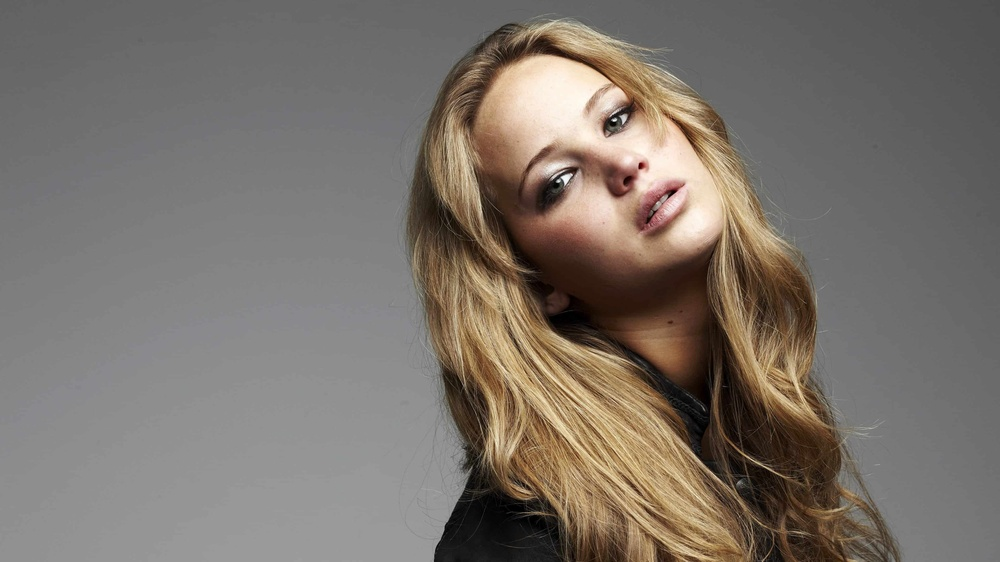
#> input picture a1images/jeniffer.jpg, 1000 x 562 px, shrunk from 3840 x 2160 before the run
$ python task6.py
#> lines starting #> are read from the running program, lines starting #| are printed output that depends on the picture; after the words box and inside, x2 and y2 are one past the last pixel; in counts of white or black regions, pixels touching at a corner belong together
import cv2 as cv
import numpy as np
import matplotlib.pyplot as plt
import os


def my_hist_equalization(img, cdf):
    L = 256
    num_pixels = cdf[-1]
    t = np.array([(L - 1) / num_pixels * cdf[k] for k in range(L)]).astype("uint8")

    result = t[img]
    return result


# Load image
img_bgr = cv.imread("a1images/jeniffer.jpg")
#> img_bgr is the input picture: shape (562, 1000, 3); mean B, G, R 106.8, 114.3, 122.3

# Convert to HSV and split channels
img_hsv = cv.cvtColor(img_bgr, cv.COLOR_BGR2HSV)
#> img_hsv: shape (562, 1000, 3); mean H, S, V 10.7, 35.6, 122.4
h, s, v = cv.split(img_hsv)
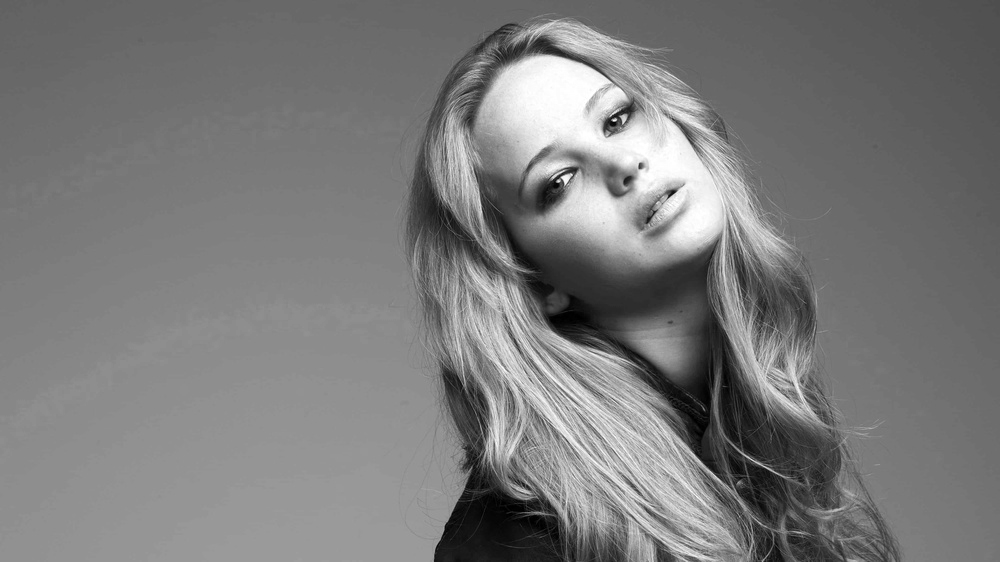
#> v: shape (562, 1000); min 0, max 255, mean 122.4

# Create mask using Saturation channel
_, mask = cv.threshold(s, 12, 255, cv.THRESH_BINARY)
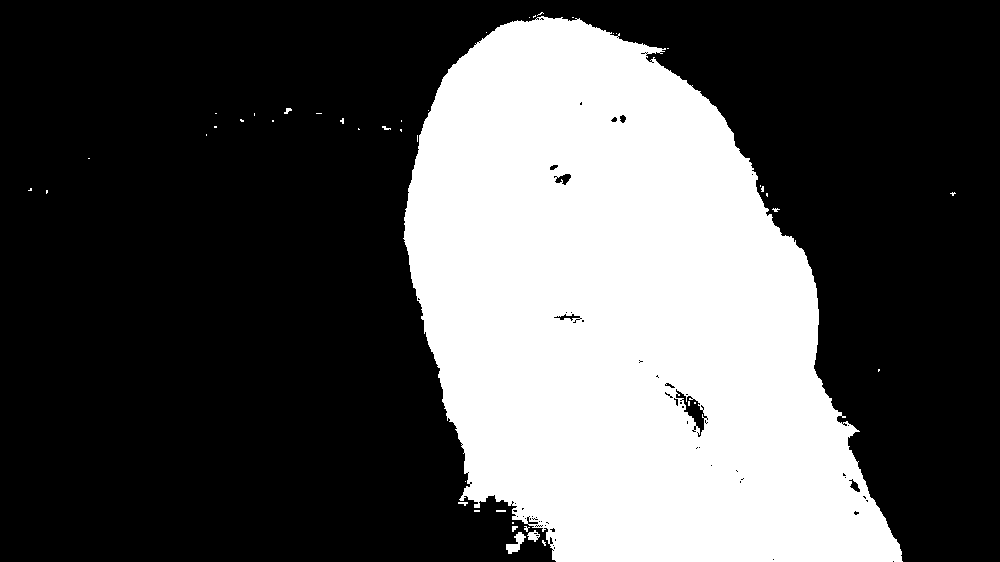
#> mask: shape (562, 1000); 33.1% white; 45 white regions (37 under 20 px), largest, box (x1, y1, x2, y2) and area: (403, 16, 903, 562) 185483, (506, 532, 526, 554) 200, (527, 530, 540, 542) 87

# Extract foreground
foreground = cv.bitwise_and(img_bgr, img_bgr, mask=mask)

foreground_hsv = cv.cvtColor(foreground, cv.COLOR_BGR2HSV)
#> foreground_hsv: shape (562, 1000, 3); mean H, S, V 5.2, 35.3, 42.5
H_fg, S_fg, V_fg = cv.split(foreground_hsv)
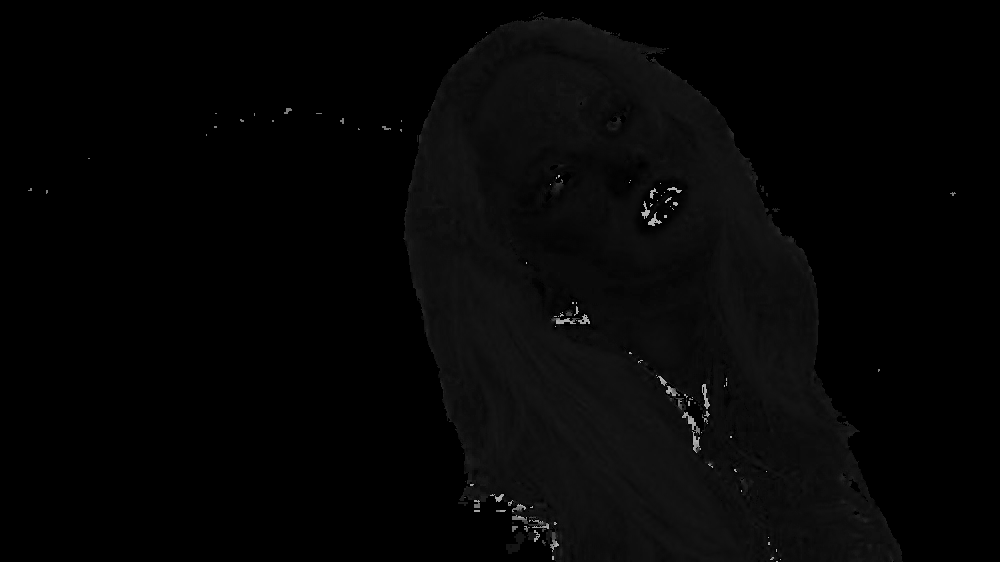
#> H_fg: shape (562, 1000); min 0, max 179, mean 5.2
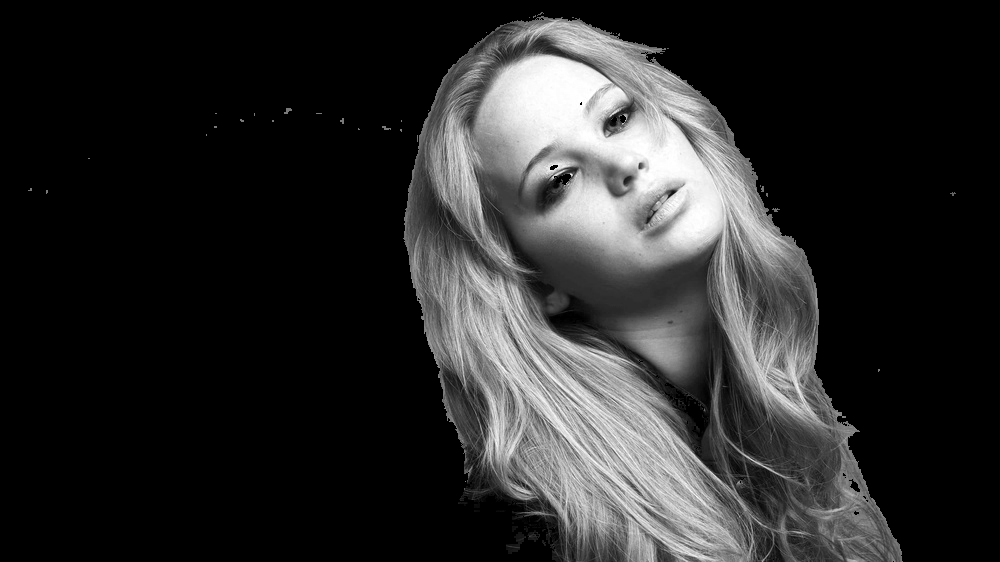
#> V_fg: shape (562, 1000); min 0, max 255, mean 42.5

hist = cv.calcHist([V_fg], [0], mask, [256], [0, 256])
#> hist = 256 values, max 1554 at index 48, min 0 at index 0, mean 727
x_positions = np.arange(len(hist))
#> x_positions = 256 values from 0 to 255

cdf = hist.cumsum()
#> cdf = 256 values from 0 to 186114

# Equalize only the foreground
v_eq = my_hist_equalization(V_fg, cdf)
#> in my_hist_equalization, `num_pixels = cdf[-1]`: num_pixels = 186114
#> in my_hist_equalization, `t = np.array([(L - 1) / num_pixels * cdf[k] for k in range(L)]).astype..`: t = 256 values from 0 to 255
hist_eq = cv.calcHist([v_eq], [0], mask, [256], [0, 256])
#> hist_eq = 256 values, max 1554 at index 32, min 0 at index 24, mean 727
x_positions_eq = np.arange(len(hist_eq))
#> x_positions_eq = 256 values from 0 to 255

# Merge back channels
hsv_eq = cv.merge([H_fg, S_fg, v_eq])
#> hsv_eq: shape (562, 1000, 3); mean H, S, V 5.2, 35.3, 42.2
modified_fg = cv.cvtColor(hsv_eq, cv.COLOR_HSV2BGR)

background = cv.bitwise_and(img_bgr, img_bgr, mask=cv.bitwise_not(mask))
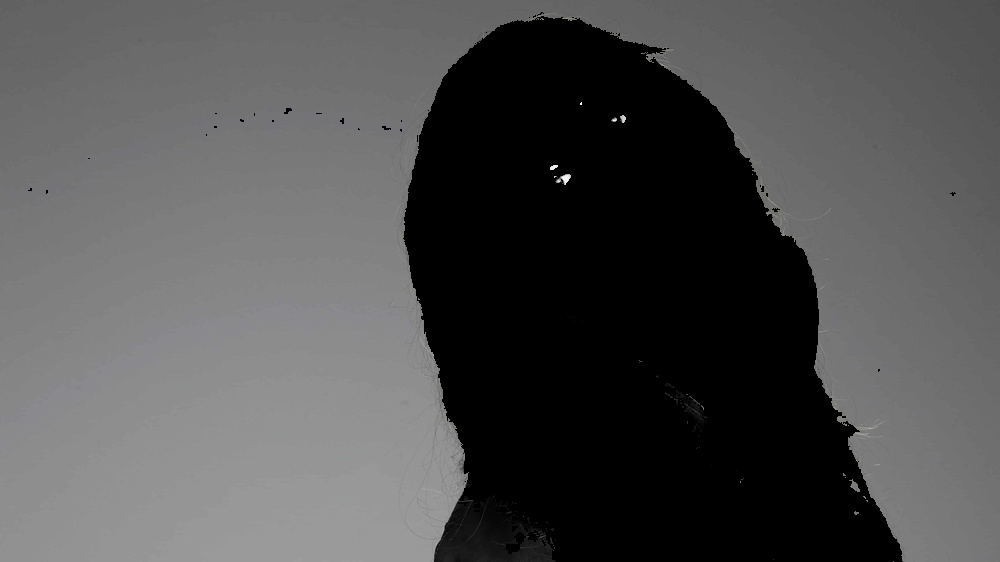
#> background: shape (562, 1000, 3); mean B, G, R 79.8, 79.7, 79.7
final_img_bgr = cv.add(cv.cvtColor(background, cv.COLOR_BGR2RGB), modified_fg)
# Save results
save_dir = "task6"
os.makedirs(save_dir, exist_ok=True)

# 1. HSV planes subplot
fig, axes = plt.subplots(1, 3, figsize=(12, 4))
axes[0].imshow(h, cmap="gray")
axes[0].set_title("Hue")
axes[0].axis("off")

axes[1].imshow(s, cmap="gray")
axes[1].set_title("Saturation")
axes[1].axis("off")

axes[2].imshow(v, cmap="gray")
axes[2].set_title("Value")
axes[2].axis("off")

plt.tight_layout()
plt.savefig(os.path.join(save_dir, "1_hsv_planes.png"), dpi=300, bbox_inches="tight")
plt.close()

# 2. Mask
plt.imshow(mask, cmap="gray")
plt.title("Foreground Mask")
plt.axis("off")
plt.savefig(os.path.join(save_dir, "2_mask.png"), dpi=300, bbox_inches="tight")
plt.close()

# 3. Foreground extracted
plt.imshow(cv.cvtColor(foreground, cv.COLOR_BGR2RGB))
plt.title("Extracted Foreground (Value Channel)")
plt.axis("off")
plt.savefig(os.path.join(save_dir, "3_foreground.png"), dpi=300, bbox_inches="tight")
plt.close()

# 4. Original image
plt.imshow(cv.cvtColor(img_bgr, cv.COLOR_BGR2RGB))
plt.title("Original Image")
plt.axis("off")
plt.savefig(os.path.join(save_dir, "4_original.png"), dpi=300, bbox_inches="tight")
plt.close()

# 5. Final equalized image
plt.imshow(cv.cvtColor(final_img_bgr, cv.COLOR_BGR2RGB))
plt.title("Equalized Foreground")
plt.axis("off")
plt.savefig(os.path.join(save_dir, "5_result.png"), dpi=300, bbox_inches="tight")
plt.close()

# 6. Plot the histogram
plt.figure(figsize=(8, 4))
plt.bar(x_positions, hist.flatten(), color="black", width=1.0)
plt.title("Histogram of V Channel (Foreground)")
plt.xlabel("Pixel Intensity")
plt.ylabel("Frequency")
plt.xlim([0, 256])
plt.grid()
plt.savefig(os.path.join(save_dir, "6_histogram.png"), dpi=300, bbox_inches="tight")
#> figure, not shown here; tallest bar 1554 high, from x = 47.5 to 48.5
plt.close()

# 7. Plot the CDF
plt.figure(figsize=(8, 4))
plt.plot(cdf, color="black")
plt.title("CDF of V Channel (Foreground)")
plt.xlabel("Pixel Intensity")
plt.ylabel("Cumulative Frequency")
plt.xlim([0, 256])
plt.grid()
plt.savefig(os.path.join(save_dir, "7_cdf.png"), dpi=300, bbox_inches="tight")
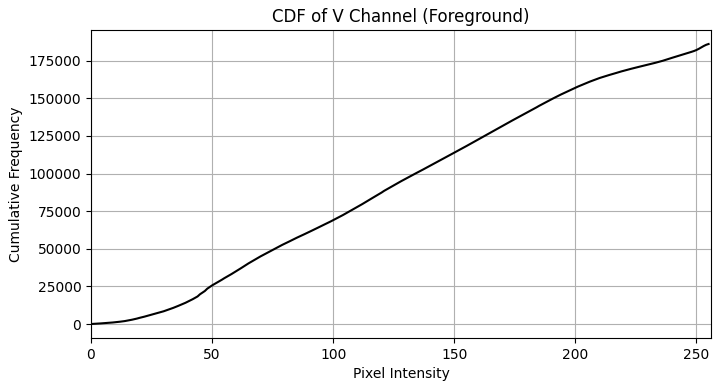
#> figure drawn by matplotlib, 1 panel; curve peaks at x = 255, y = 186114
plt.close()

# 8. Plot the histogram equalized result
plt.figure(figsize=(8, 4))
plt.bar(x_positions_eq, hist_eq.flatten(), color="black", width=1.0)
plt.title("Histogram of V Channel (Foreground) - Equalized")
plt.xlabel("Pixel Intensity")
plt.ylabel("Frequency")
plt.xlim([0, 256])
plt.grid()
plt.savefig(os.path.join(save_dir, "8_histogram_eq.png"), dpi=300, bbox_inches="tight")
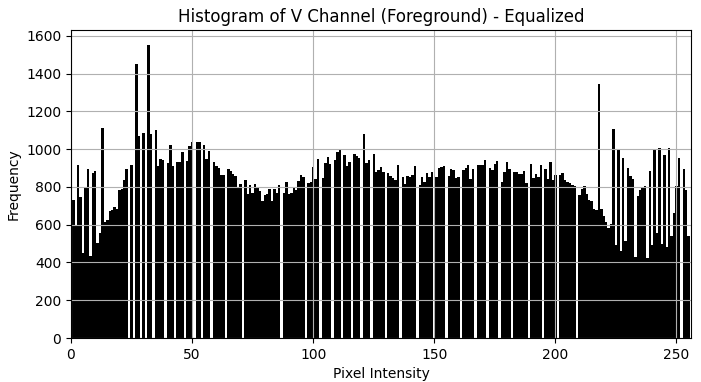
#> figure drawn by matplotlib, 1 panel; tallest bar 1554 high, from x = 31.5 to 32.5
plt.close()

$ run again, with a1images/daisy.jpg copied over a1images/jeniffer.jpg
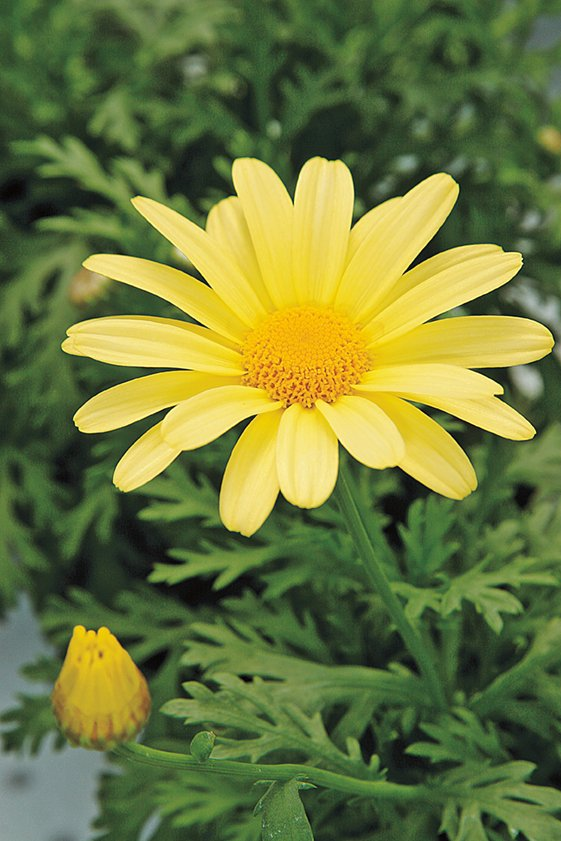
#> input picture a1images/daisy.jpg, 561 x 841 px
#> img_bgr is the input picture: shape (841, 561, 3); mean B, G, R 60.7, 120.3, 108.5
#> img_hsv: shape (841, 561, 3); mean H, S, V 45.8, 119.6, 126.6
#> `_, mask = cv.threshold(s, 12, 255, cv.THRESH_BINARY)`:
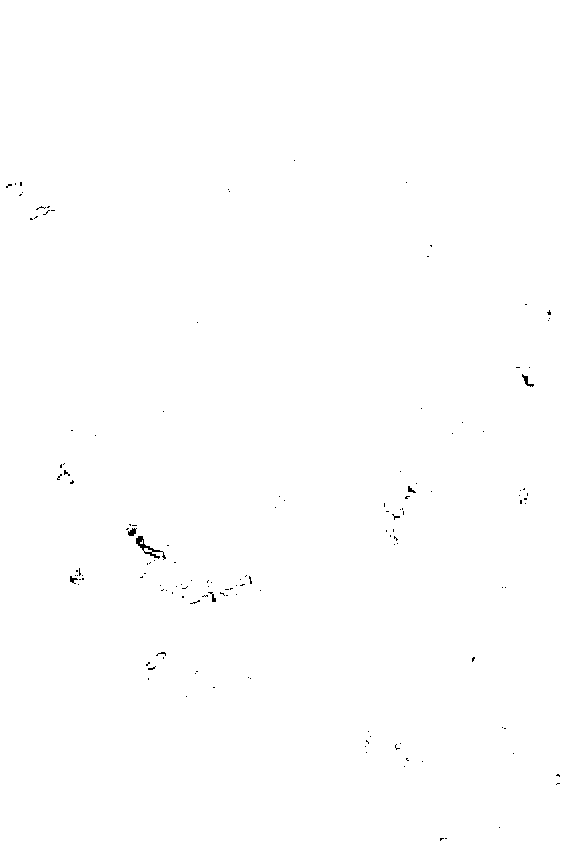
#> mask: shape (841, 561); 99.8% white; black in thin lines or dots, all inside (x1, y1, x2, y2) = (6, 160, 560, 841)
#> foreground_hsv: shape (841, 561, 3); mean H, S, V 45.8, 119.6, 126.5
#> hist = 256 values, max 6112 at index 242, min 0 at index 0, mean 1839.6
#> x_positions = 256 values from 0 to 255
#> cdf = 256 values from 0 to 470946
#> num_pixels = 470946
#> t = 256 values from 0 to 255
#> hist_eq = 256 values, max 6112 at index 235, min 0 at index 17, mean 1839.6
#> x_positions_eq = 256 values from 0 to 255
#> hsv_eq: shape (841, 561, 3); mean H, S, V 45.8, 119.6, 127.6
#> `plt.savefig(os.path.join(save_dir, "8_histogram_eq.png"), dpi=300, bbo..`:
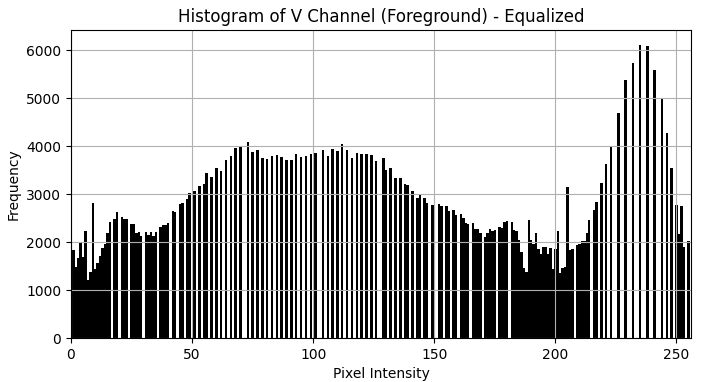
#> figure drawn by matplotlib, 1 panel; tallest bar 6112 high, from x = 234.5 to 235.5

$ run again, with a1images/emma.jpg copied over a1images/jeniffer.jpg
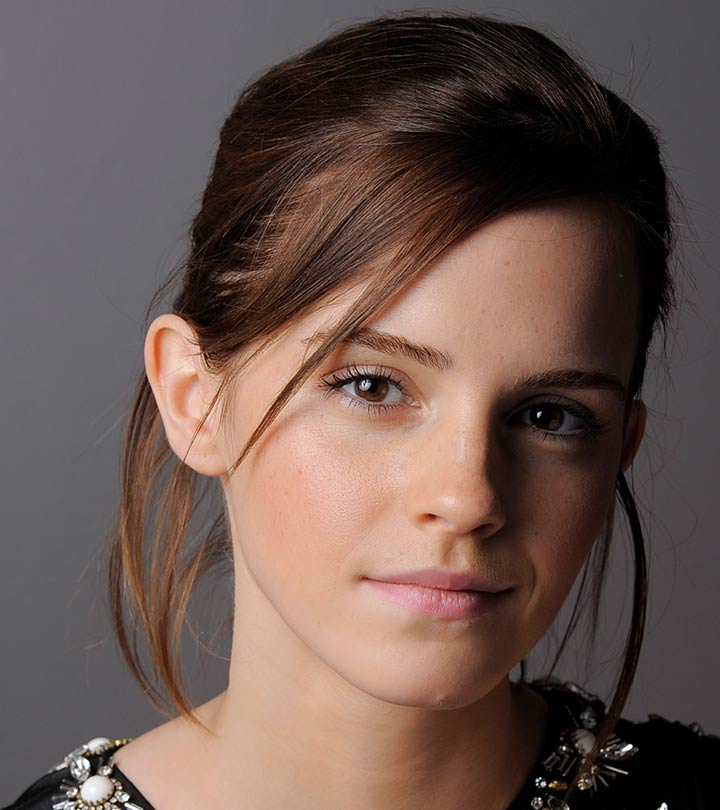
#> input picture a1images/emma.jpg, 720 x 810 px
#> img_bgr is the input picture: shape (810, 720, 3); mean B, G, R 80.1, 87.4, 106.8
#> img_hsv: shape (810, 720, 3); mean H, S, V 54.8, 73.4, 107.5
#> `_, mask = cv.threshold(s, 12, 255, cv.THRESH_BINARY)`:
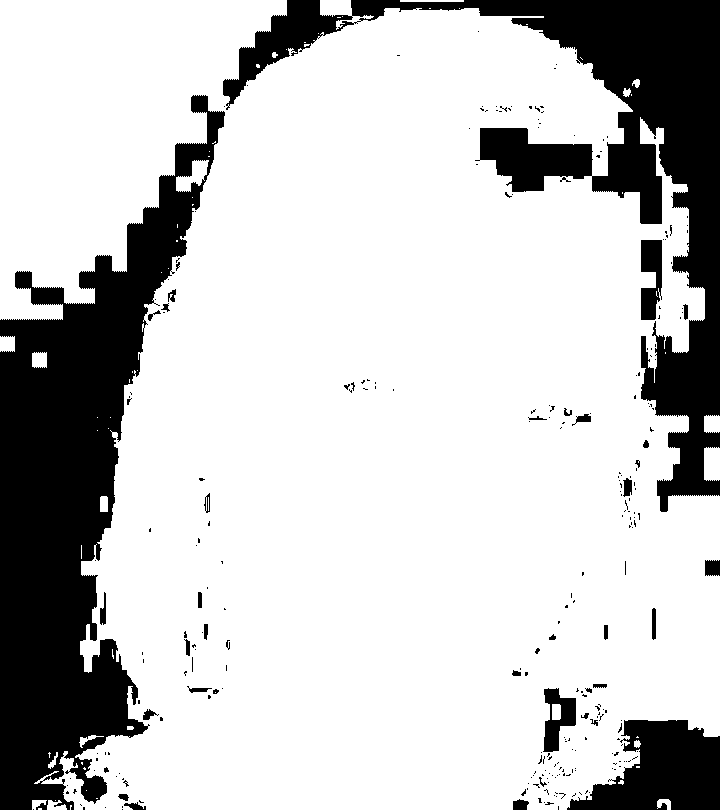
#> mask: shape (810, 720); 78.1% white; 275 black regions (235 under 20 px), largest, box (x1, y1, x2, y2) and area: (0, 95, 225, 810) 64482, (223, 0, 720, 512) 48869, (567, 720, 720, 810) 8864
#> foreground_hsv: shape (810, 720, 3); mean H, S, V 31.8, 72.3, 90.1
#> hist = 256 values, max 12584 at index 115, min 0 at index 0, mean 1778.9
#> x_positions = 256 values from 0 to 255
#> cdf = 256 values from 0 to 455388
#> num_pixels = 455388
#> t = 256 values from 0 to 255
#> hist_eq = 256 values, max 12584 at index 155, min 0 at index 0, mean 1778.9
#> x_positions_eq = 256 values from 0 to 255
#> hsv_eq: shape (810, 720, 3); mean H, S, V 31.8, 72.3, 99.9
#> `plt.savefig(os.path.join(save_dir, "8_histogram_eq.png"), dpi=300, bbo..`:
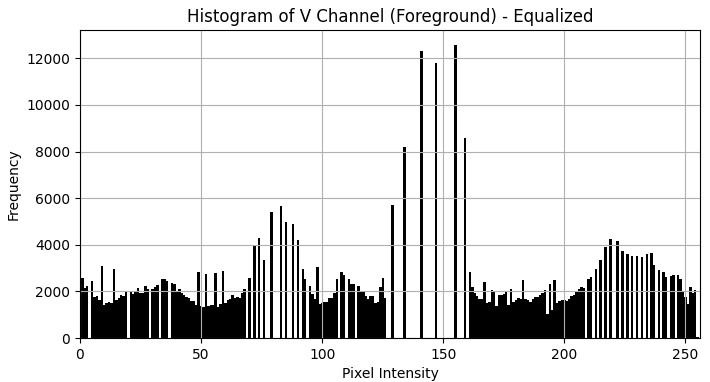
#> figure drawn by matplotlib, 1 panel; tallest bar 12584 high, from x = 154.5 to 155.5
